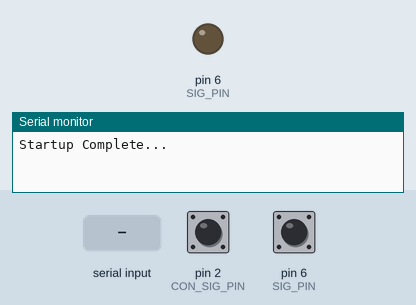
Recording of a program running on a simulated Arduino Nano, built with avr-gcc and run on an emulated ATmega328P. Parts: output pins drawn as LEDs (lit = HIGH), the last lines printed to the serial monitor. The inputs (shaded band) are chosen by the test bench; at power-on: pin 2 (CON_SIG_PIN) HIGH, pin 6 (SIG_PIN) HIGH.

Above: at 1.2 s.
1.3 s: "pause\n" received over Serial
At 2.5 s:
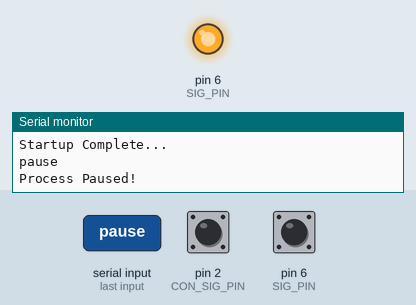
2.8 s: byte 8 (0x08) received over Serial
4.3 s: "resume\n" received over Serial
5.8 s: "1\n" received over Serial
Timing chart, 0 to 8.3 s (numbered marks = the images above; inputs shaded):
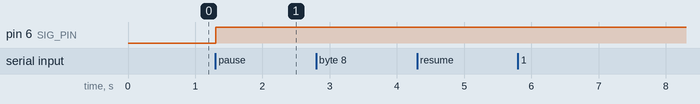

Measured:
- after the input at 1.3 s, pin 6 (SIG_PIN): LOW → HIGH at once

The program:

main.cpp
```cpp
#include <Arduino.h>
#include <main.h>
bool lState = false;
void setup() {
    Serial.begin(9600);
    pinMode(SIG_PIN, INPUT);
    pinMode(CON_SIG_PIN, INPUT);
    attachInterrupt(digitalPinToInterrupt(CON_SIG_PIN), conInt, FALLING);

    Serial.println("Startup Complete...");
}

void loop() {
    if (pause) {
        lastTest = 0;
        pinMode(SIG_PIN, OUTPUT);
        digitalWrite(SIG_PIN, true);
        return;
    }
    if (!digitalRead(SIG_PIN)) {
        if (lastTest == 0) lastTest = (TEST_TIME * 1000) + millis();
        if (lastTest <= millis()) {
            noInterrupts();
            float rpm = (float) counts * 60 / (float)TEST_TIME / 4;
            counts = 0;
            interrupts();
            lastTest = (TEST_TIME * 1000) + millis();
            Serial.print("Current RPM: ");
            Serial.println(rpm);
        }
    }
}

void conInt() {
    counts++;
}

void commandEvent() {
    if (command.startsWith("pause")) {
        Serial.println("Process Paused!");
        pause = true;
    }
    if (command.startsWith("resume")) {
        Serial.println("Process resumed!");
        pause = false;
        pinMode(SIG_PIN, INPUT);
        digitalWrite(SIG_PIN, false);
    }
}

void serialEvent() {
  while (Serial.available()) {
      char symbol = Serial.read();
        Serial.write(symbol);
        if (symbol == '\n') {
            command.toLowerCase();
            commandEvent();
            command = "";
            return;
        }
        if (symbol == 0x08) {
            Serial.write(' ');
            Serial.write(0x08);
            command.remove(command.length()-1);
        } else command += symbol;
  }
}
```

main.h
```cpp
#include <Arduino.h>

#define SIG_PIN 6

#define CON_SIG_PIN 2

#define TEST_TIME 10 // In seconds

bool pause = false;

void commandEvent();

String command = "";
uint16_t counts = 0;
unsigned long lastTest;

/**
 * Interrupt for CON_SIG_PIN
 * stores time of last signal change to @link conLastChange
 */
void conInt();
```
